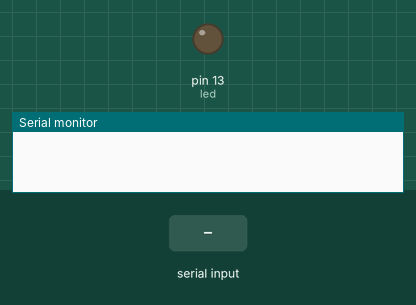
The sketch below on a simulated Arduino Uno, built with avr-gcc and run on an emulated ATmega328P. On the bench: output pins drawn as LEDs (lit = HIGH), the last lines printed to the serial monitor. The test bench sets the inputs (shaded band).

Above: at 1.2 s.
1.3 s: "1" received over Serial
At 2.4 s:
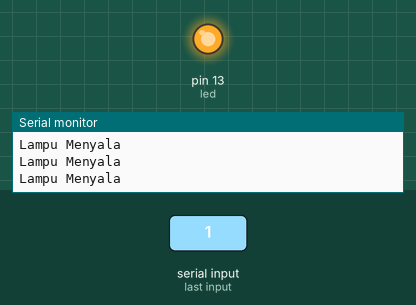
2.8 s: "0" received over Serial
At 3.5 s:
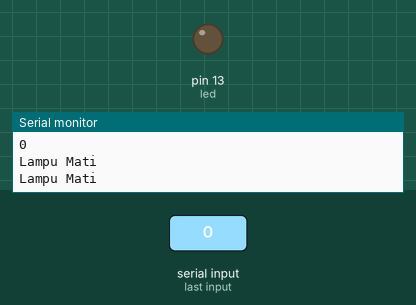
Timing chart, 0 to 5.8 s (numbered marks = the images above; inputs shaded):
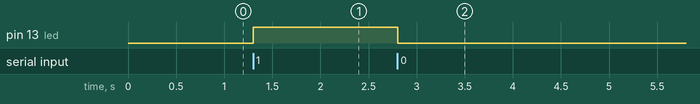

The sketch:

Project_1_LED_Nyala_dan_Mati.ino
```cpp
int led = 13;
char val;

void setup() {

  pinMode(led, OUTPUT); //Pin 13 sebagai OUTPUT
  Serial.begin(9600); //Kecepatan Transfer Arduino Uno
}

void loop() {

  if(Serial.available() > 0) //Kondisi
  {
    val = Serial.read(); //Membaca Variable
    Serial.println(val);
  }

  if(val == '1')
  {
    digitalWrite(led, HIGH); //Fungsi Nyala Lampu
    Serial.println("Lampu Menyala");
    delay(500); //Delay Waktu
  }

  if(val == '0')
  {
    digitalWrite(led, LOW); //Fungsi Mati Lampu
    Serial.println("Lampu Mati");
    delay(500); //Delay Waktu
  }
}
```

Measured:
- after the input at 1.3 s, pin 13 (led): LOW → HIGH at once
- after the input at 2.8 s, pin 13 (led): HIGH → LOW at once
